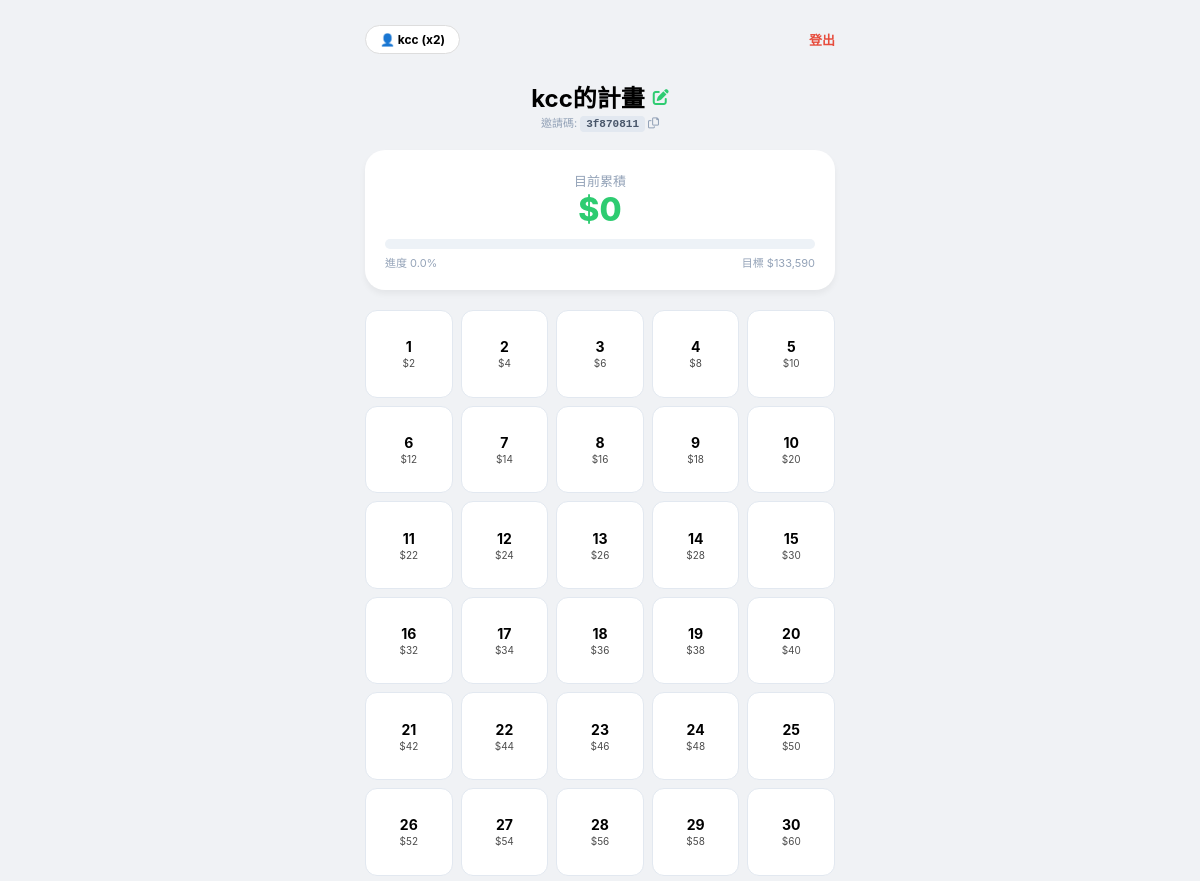
/ (signed in, upper part), run on an earlier commit of the app's database.
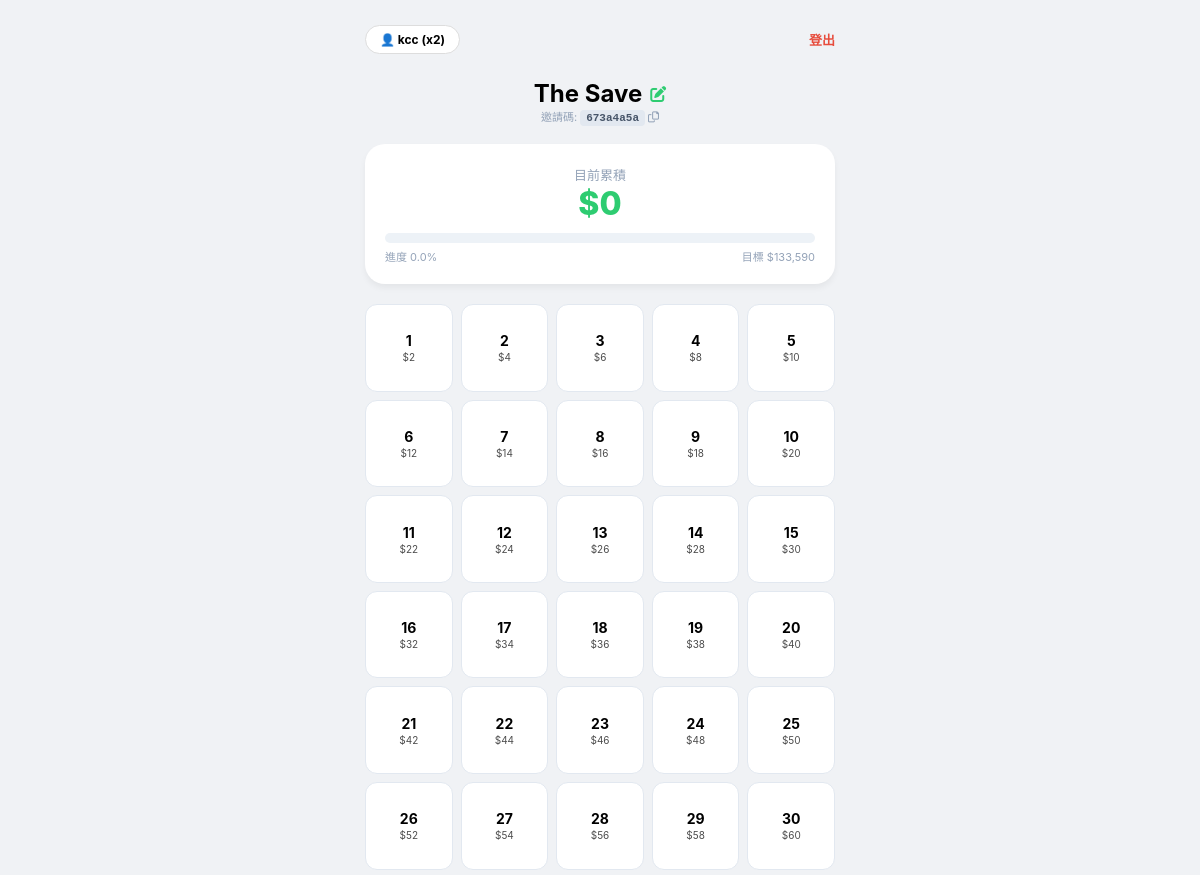
And on a later commit of the database.
### app.py (models this page shows)
class User(db.Model):
    id = db.Column(db.Integer, primary_key=True)
    username = db.Column(db.String(50), unique=True, nullable=False)
    password = db.Column(db.String(255), nullable=False)
    group_uuid = db.Column(db.String(8), db.ForeignKey('group.group_uuid'))
    multiplier = db.Column(db.Integer, default=1)

class Group(db.Model):
    id = db.Column(db.Integer, primary_key=True)
    group_uuid = db.Column(db.String(8), unique=True, nullable=False)
    name = db.Column(db.String(100))

### app.py (the view)
@app.route('/')
def index():
    if 'user_id' not in session: return redirect(url_for('login'))
    curr_user = User.query.get(session['user_id'])
    if not curr_user: return redirect(url_for('logout'))
    group = Group.query.filter_by(group_uuid=curr_user.group_uuid).first()
    my_records = SavingRecord.query.filter_by(user_id=curr_user.id).all()
    saved_days = {r.day_number: {'id': r.id, 'amount': r.amount, 'note': (r.note or "").replace("'", "\\'"), 'date': r.save_date or "", 'photo': r.photo or ""} for r in my_records}
    my_current = sum(r.amount for r in my_records)
    my_target = 66795 * curr_user.multiplier
    my_pct = round((my_current / my_target * 100), 1) if my_target > 0 else 0
    return render_template('index.html', user=curr_user, group=group, current=my_current, target=my_target, my_pct=my_pct, saved_days=saved_days, today=datetime.now().strftime('%Y-%m-%d'))

### templates/index.html (shortened to what this page needs)
<!DOCTYPE html>
<html lang="zh-TW">
<head>
    <link rel="stylesheet" href="https://cdnjs.cloudflare.com/ajax/libs/font-awesome/6.0.0/css/all.min.css">
</head>
<body>
    <div class="container">
        <header class="top-nav">
            <div class="user-pill" onclick="openProfile()">👤 {{ user.username }} (x{{ user.multiplier }})</div>
            <a href="/logout" style="color:var(--danger); text-decoration:none; font-size:13px; font-weight:bold;">登出</a>
        </header>
        <div class="main-header">
            <h2 style="margin:0;">{{ group.name }}</h2>
            <i class="fa-solid fa-pen-to-square" style="color:var(--primary); cursor:pointer; font-size:16px;" onclick="editGroupName()"></i>
        </div>
        <div class="invite-box" onclick="copyCode('{{ group.group_uuid }}')">
            邀請碼: <span class="invite-code">{{ group.group_uuid }}</span> <i class="fa-regular fa-copy"></i>
        </div>
        <div class="stats-card">
            <div style="text-align: center;">
                <span style="font-size: 13px; color: var(--gray);">目前累積</span>
                <div style="font-size: 32px; font-weight: 800; color: var(--primary);">${{ "{:,}".format(current) }}</div>
            </div>
            <div class="progress-bar-bg">
            </div>
            <div style="display: flex; justify-content: space-between; font-size: 11px; margin-top: 5px; color: var(--gray);">
                <span>進度 {{ my_pct }}%</span>
                <span>目標 ${{ "{:,}".format(target) }}</span>
            </div>
        </div>
        <div class="grid">
            {% for i in range(1, 366) %}
                {% set r = saved_days.get(i) %}
                <div class="day-card {{ 'done' if r else '' }}" onclick="handleBox(this)"
                     data-day="{{ i }}" data-done="{{ '1' if r else '0' }}"
                     data-rid="{{ r.id if r else '' }}" data-note="{{ r.note if r else '' }}"
                     data-date="{{ r.date if r else '' }}">
                    <span class="day-num">{{ i }}</span>
                    <span class="day-amt">${{ i * user.multiplier }}</span>
                </div>
            {% endfor %}
        </div>
    </div>
</body>
</html>

### templates/index.html (style rules this page uses)
:root { --primary: #2ecc71; --bg: #f0f2f5; --danger: #e74c3c; --gray: #94a3b8; }
* { box-sizing: border-box; }
body { margin: 0; background: var(--bg); font-family: -apple-system, sans-serif; }
.container { max-width: 500px; margin: 0 auto; padding: 15px; }
.top-nav { display: flex; justify-content: space-between; align-items: center; padding: 10px 0; }
.user-pill { cursor:pointer; background:#fff; padding:6px 14px; border-radius:20px; border:1px solid #ddd; font-size:12px; font-weight: bold; }
.main-header { display: flex; align-items: center; justify-content: center; gap: 8px; margin-top: 15px; }
.invite-box { text-align: center; margin-bottom: 20px; font-size: 11px; color: var(--gray); cursor: pointer; }
.invite-code { background: #e2e8f0; padding: 2px 6px; border-radius: 4px; font-family: monospace; font-weight: bold; color: #475569; }
.stats-card { background: #fff; padding: 20px; border-radius: 20px; box-shadow: 0 4px 6px rgba(0,0,0,0.05); margin-bottom: 20px; }
.progress-bar-bg { background: #edf2f7; height: 10px; border-radius: 5px; margin-top: 10px; overflow: hidden; }
.grid { display: grid; grid-template-columns: repeat(5, 1fr); gap: 8px; margin-bottom: 100px; }
.day-card { background: #fff; aspect-ratio: 1/1; border-radius: 12px; display: flex; flex-direction: column; align-items: center; justify-content: center; font-size: 12px; cursor: pointer; border: 1px solid #e2e8f0; position: relative; transition: all 0.2s; }
.day-num { font-weight: bold; font-size: 14px; margin-bottom: 2px; }
.day-amt { font-size: 10px; opacity: 0.7; }

What changed in the data, as far as the page shows it:
no longer on this page (row unchanged): Group: name "kcc的計畫", group_uuid "3f870811"
added Group: name "The Save", group_uuid "673a4a5a"
